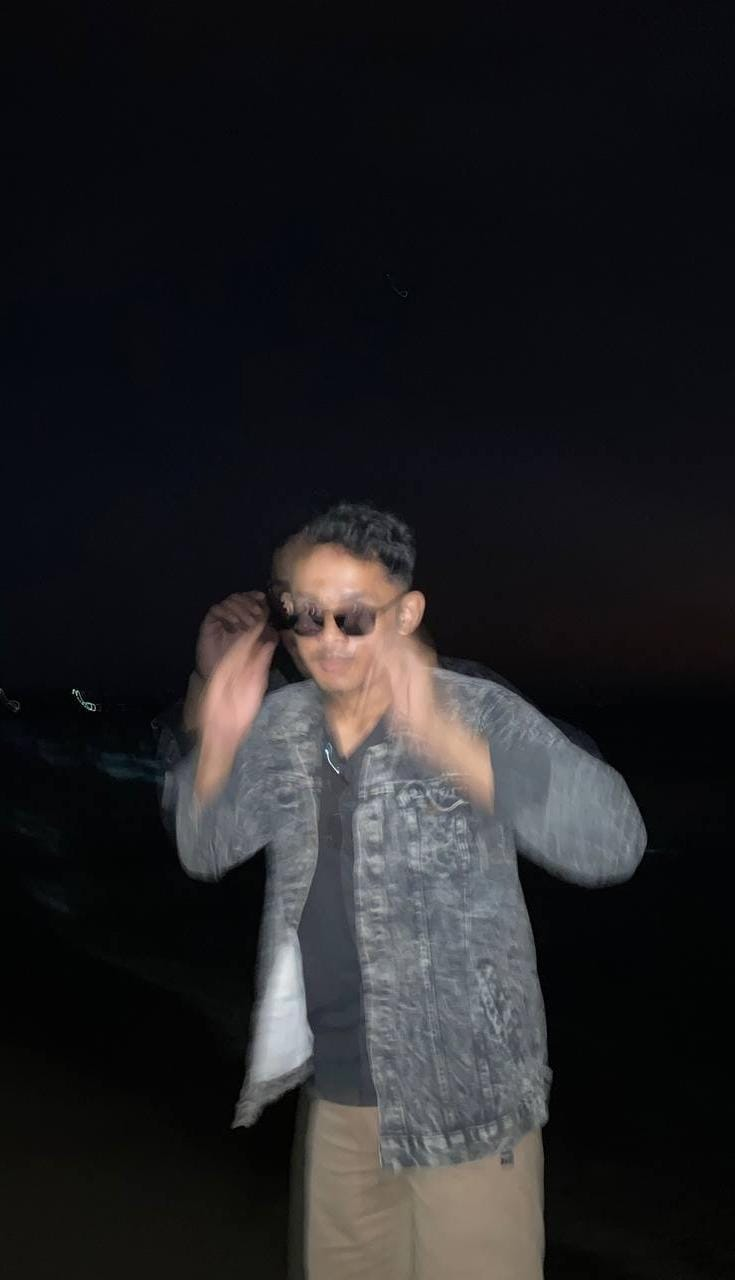
#> input picture wan.jpg, 735 x 1280 px
$ python chapter2.py
#> lines starting #> are read from the running program, lines starting #| are printed output that depends on the picture
from PIL import Image

# Memuat gambar
image = Image.open('wan.jpg')
#> image is the input picture: PIL image 735x1280 RGB; mean R, G, B 34.4, 33.7, 36.1

# Menyimpan gambar
image.save('result.jpg')

cropped_image = image.crop((10, 10, 200, 200))
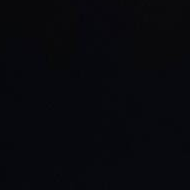
#> cropped_image: PIL image 190x190 RGB; mean R, G, B 7.69, 8.38, 12.77
cropped_image.save('cropped_result.jpg')

resized_image = cropped_image.resize((100, 100))
resized_image.save('resized_result.jpg')

from PIL import ImageFilter

filtered_image = resized_image.filter(ImageFilter.BLUR)
filtered_image.save('filtered_result.jpg')

from pydub import AudioSegment

# Memuat file audio
#> (the run stopped early here; a loop or call above may not have finished)
